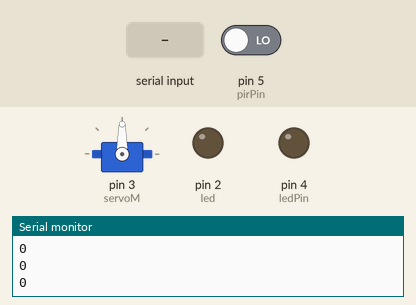
Simulated run of this sketch. Board: Arduino Uno, built with avr-gcc and run on an emulated ATmega328P. Shown: servo, output pins drawn as LEDs (lit = HIGH), the last lines printed to the serial monitor. Inputs (shaded band) come from the test bench; at power-on: pin 5 (pirPin) LOW. Pins used as bus, display or sensor lines are not drawn.

Above: at 1.2 s.
1.3 s: "on" received over Serial
At 1.8 s:
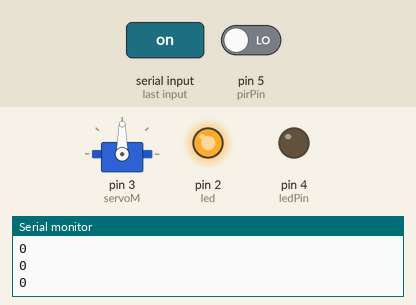
2.8 s: pin 5 (pirPin) driven HIGH
At 3.2 s:
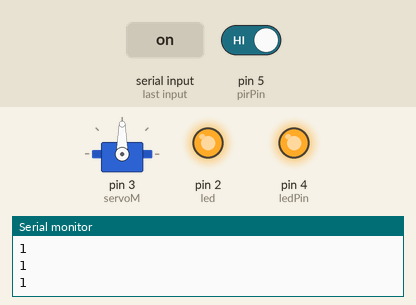
4.3 s: "off" received over Serial
At 5.3 s:
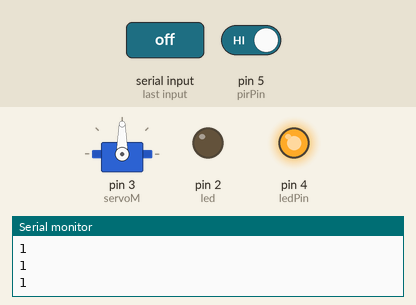
7.3 s: pin 5 (pirPin) driven LOW
At 8.5 s:
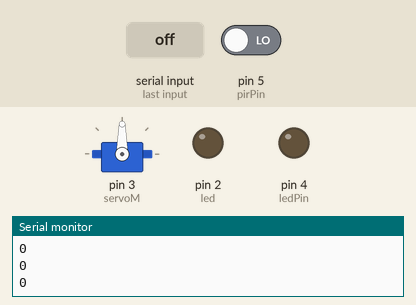
Timing chart, 0 to 9.8 s (numbered marks = the images above; inputs shaded):
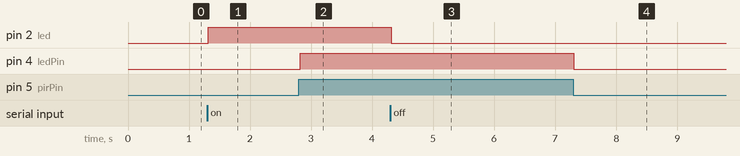

The sketch:

AkilliEvProjesi.ino
```cpp
#include <SPI.h>
#include <MFRC522.h>
MFRC522 rfid(10,9);
int led=2;
int pirPin=5;
int ledPin=4;
int deger=0;
String readString;
#include <Servo.h>
Servo servoM;
int pos = 0;
byte kart[4] = {199,221,56,44};
void setup()
{
  Serial.begin(9600);
  SPI.begin();
  pinMode(led,OUTPUT);
  pinMode(pirPin, INPUT);
pinMode(ledPin, OUTPUT);
  rfid.PCD_Init();
  servoM.attach(3);
}

void loop()
{
  while(Serial.available())
  {
    delay(3);
    char c=Serial.read();
    readString+=c;
  }
  deger=digitalRead(pirPin);

Serial.println(deger);
if(deger==HIGH){
digitalWrite(ledPin,HIGH);
}
else{
digitalWrite(ledPin,LOW);
}
  if(readString.length()>0)
  {
    Serial.println(readString);
    if(readString=="on")
    {
      digitalWrite(led,HIGH);
    }
    if(readString=="off")
    {
      digitalWrite(led,LOW);
    }
    readString="";
  }
  if ( ! rfid.PICC_IsNewCardPresent())
    return;
  if ( ! rfid.PICC_ReadCardSerial())
    return;

  if (rfid.uid.uidByte[0] == kart[0] &&

    rfid.uid.uidByte[1] == kart[1] &&
    rfid.uid.uidByte[2] == kart[2] &&
    rfid.uid.uidByte[3] == kart[3] ) {
        Serial.print("Hoş Geldiniz!\n");
       for (pos = 0; pos <= 180; pos += 5)
       {
       servoM.write(pos);
       delay(50);
       }
    }

    else{
      Serial.println("Kartınız tanımlanamadı!");
       ekranaYazdir();
    }
  rfid.PICC_HaltA();
}
void ekranaYazdir() {
  Serial.print("ID Numarasi: ");
  for (int sayac = 0; sayac < 4; sayac++) {
    Serial.print(rfid.uid.uidByte[sayac]);
    Serial.print(" ");
  }
  Serial.println("");
}
```

Measured:
- after the input at 1.3 s, pin 2 (led): LOW → HIGH at once
- after the input at 2.8 s, pin 4 (ledPin): LOW → HIGH at once
- after the input at 4.3 s, pin 2 (led): HIGH → LOW at once
- after the input at 7.3 s, pin 4 (ledPin): HIGH → LOW at once
